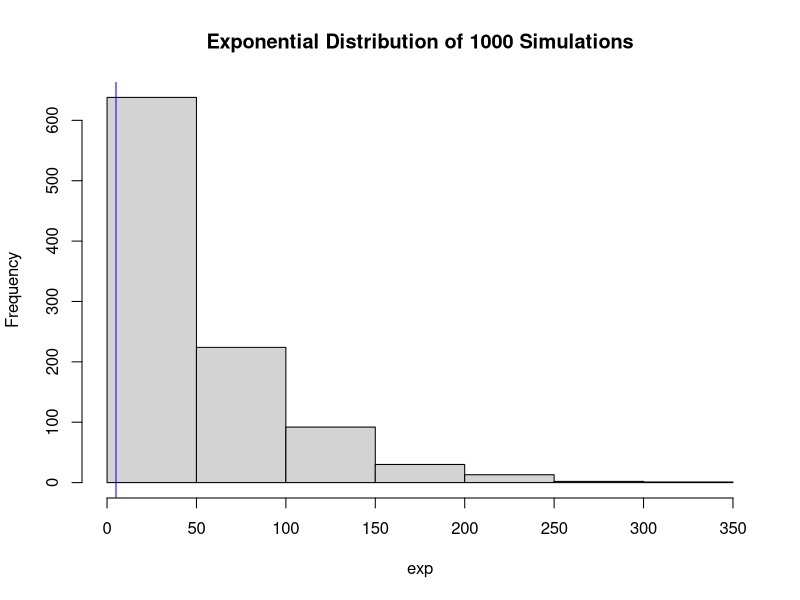
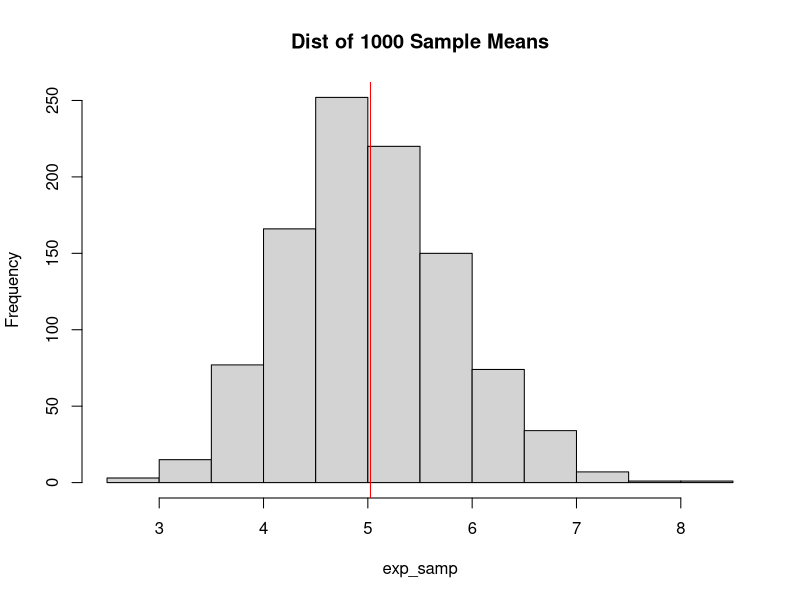

These charts were generated, in order, by the following R code:
## ---- chunk 1
exp <- rexp(1000, .02)
exp_mu <- (1/.2)
exp_var <- (1/.2)
## ---- chunk 2
exp_samp <- NULL
for(i in 1:1000) exp_samp <- c(exp_samp, mean(rexp(40, .2)))
exp_samp_mean <- mean(exp_samp)
exp_samp_var <- exp_var/40
## ---- chunk 3
hist(exp, main = "Exponential Distribution of 1000 Simulations")
abline(v=exp_mu, col = "blue")
## ---- chunk 4
hist(exp_samp, main = "Dist of 1000 Sample Means")
abline(v=exp_samp_mean, col="red")
